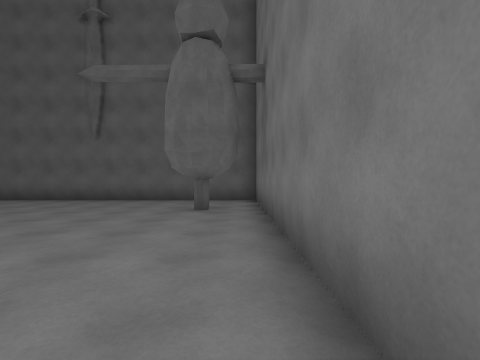
view 1 (above)

13 first-person views from a walk through a scene from a Unity 3-D project. The camera is 1.3 m above the floor, looks level and sees 85° across. The floor is counted in squares, 2 m on a side. Each view is taken from the middle of a square. On the plan, view 1 faces up. The plan holds only what a view shows up to about 9 squares ahead; the rest is blank. The place goes on beyond the plan. The player character is not drawn. Surface patterns are stand-ins for the level's own textures.

view 2
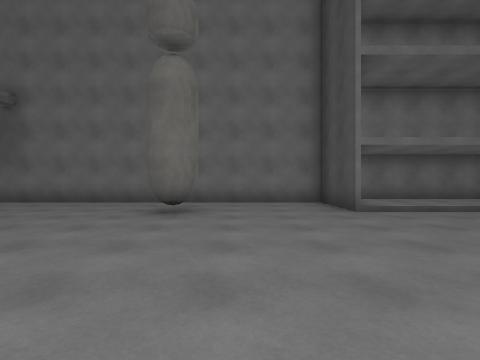

view 3
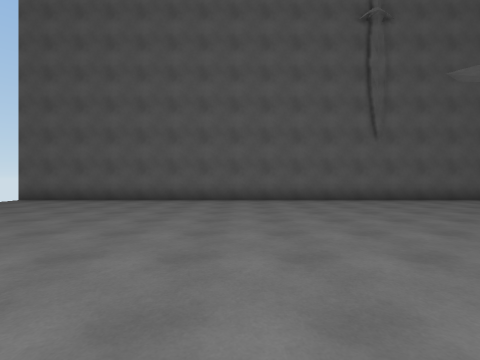

view 4
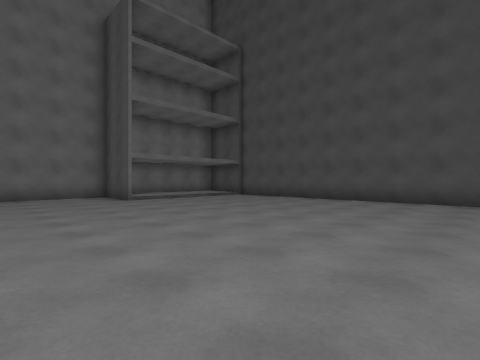

view 5
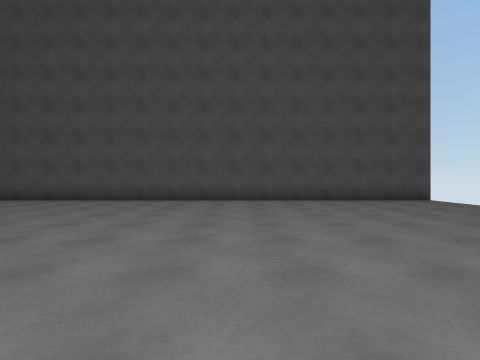

view 6
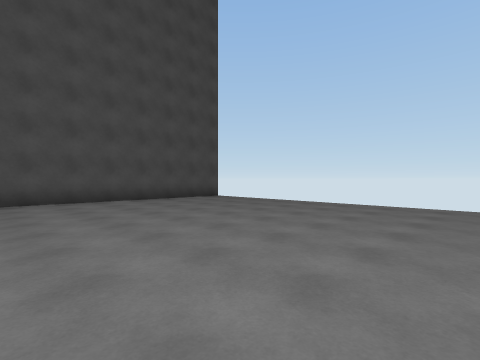

view 7
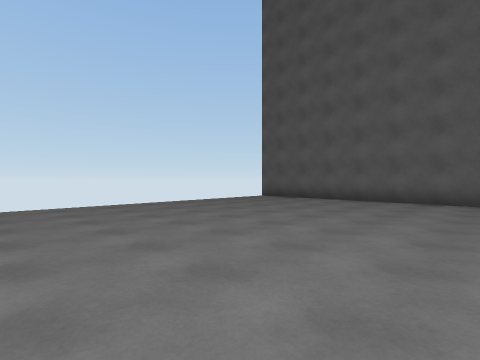

view 8
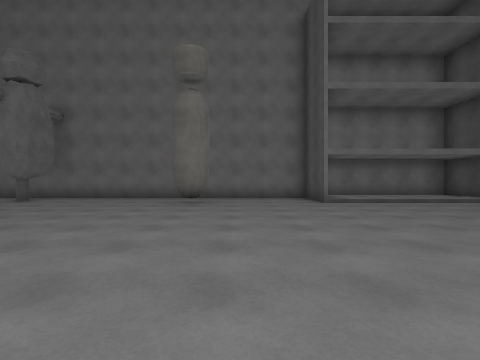

view 9
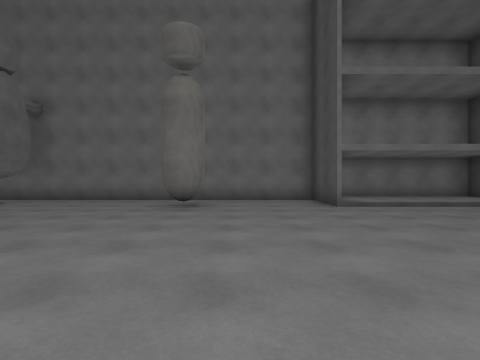

view 10
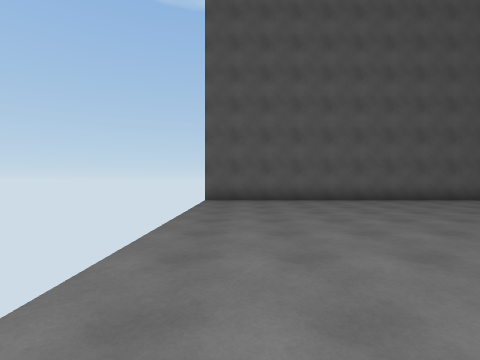

view 11
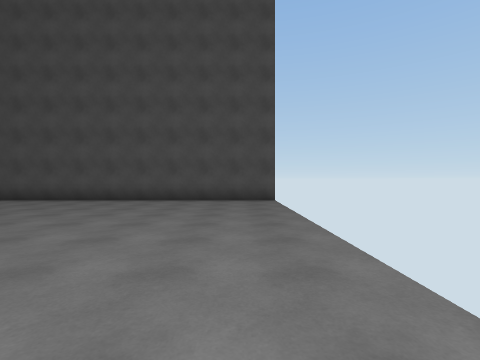

view 12
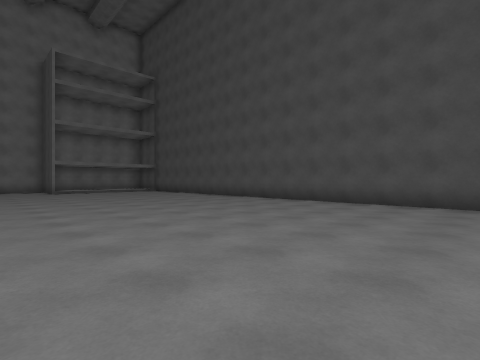

view 13
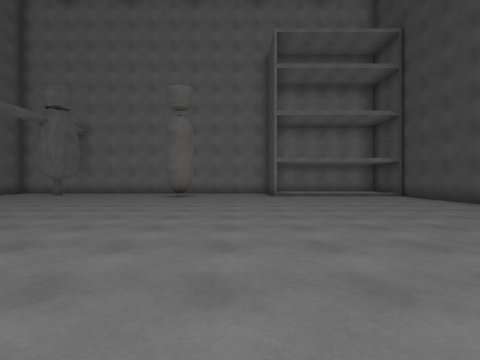

### Floor plan
Key: @ floor where view 1 was taken; # wall or solid block; . main floor; : floor 0.25 m higher than the main floor.
Columns run from 16 left of view 1 to 1 right of it. Each row starts with its distance up from view 1.
  9 ##################
  8 .................#
  7 .................#
  6 ...............#.#
  5 .................#
  4 .................#
  3 .................#
  2 .................#
  1 .................#
  0 ..............##@#
 -1 .................#
 -2 .................#
 -3 ...............###
 -4 ...............::#
 -5 ...............::#
 -6 ...............::#
 -7 ...............::#
 -8 ...............::#
 -9 ##################

Positions as (right, up) in squares from view 1, and headings:
1: (0, 0), facing up
2: (-7, -1), facing right
3: (-9, 0), facing up
4: (-10, 0), facing down-right
5: (-10, 0), facing down
6: (-9, 0), facing down-left
7: (-9, 0), facing up-left
8: (-9, -1), facing right
9: (-8, -1), facing right
10: (-15, 0), facing up
11: (-15, 0), facing down
12: (-16, -1), facing down-right
13: (-12, -2), facing right
